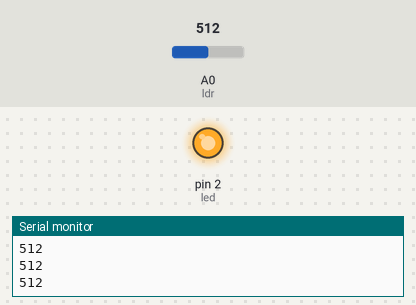
Bench run of a sketch on a simulated Arduino Uno, built with avr-gcc and run on an emulated ATmega328P. Shown: output pins drawn as LEDs (lit = HIGH), the last lines printed to the serial monitor. The test bench sets the inputs (shaded band); at power-on: A0 (ldr) = 512.

Above: at 1.2 s.
1.3 s: A0 (ldr) set to 691
2.8 s: A0 (ldr) set to 711
At 3.2 s:
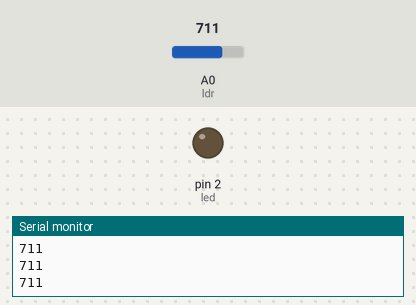
4.3 s: A0 (ldr) set to 690
At 5.5 s:
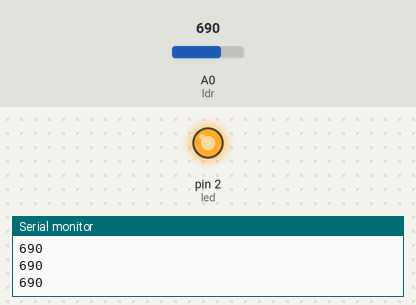
5.8 s: A0 (ldr) set to 710
At 7.0 s:
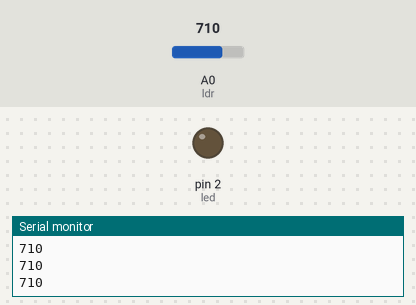
Timing chart, 0 to 8.3 s (numbered marks = the images above; inputs shaded):
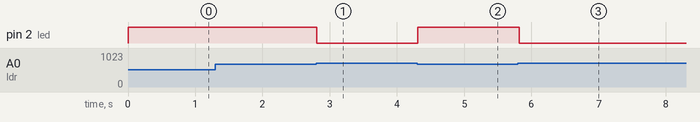

Measured:
- the behaviour switches between 699 and 700 on A0 (ldr) (found by bisection; images 0 and 1)
- after the input at 2.8 s, pin 2 (led): HIGH → LOW at once
- after the input at 4.3 s, pin 2 (led): LOW → HIGH at once
- after the input at 5.8 s, pin 2 (led): HIGH → LOW at once

The sketch:

sensor_LDR.ino
```cpp
#define ldr A0
#define led 2
int vldr = 0;		// variável serve para receber o valor de leitura do 'ldr'

void setup(){
  pinMode(ldr, INPUT);
  pinMode(led, OUTPUT);
  Serial.begin(9600);
}

void loop(){
  vldr = analogRead(ldr);		// 'vldr' recebe o valor de leitura da porta que está ligada ao 'ldr'
  if(vldr < 700){		// testando o valor de leitura do 'ldr' se maior que 900 o led acenderá
    digitalWrite(led, HIGH);
  }else{
    digitalWrite(led, LOW);
  }
  Serial.println(vldr);
  delay(100);
}
```
